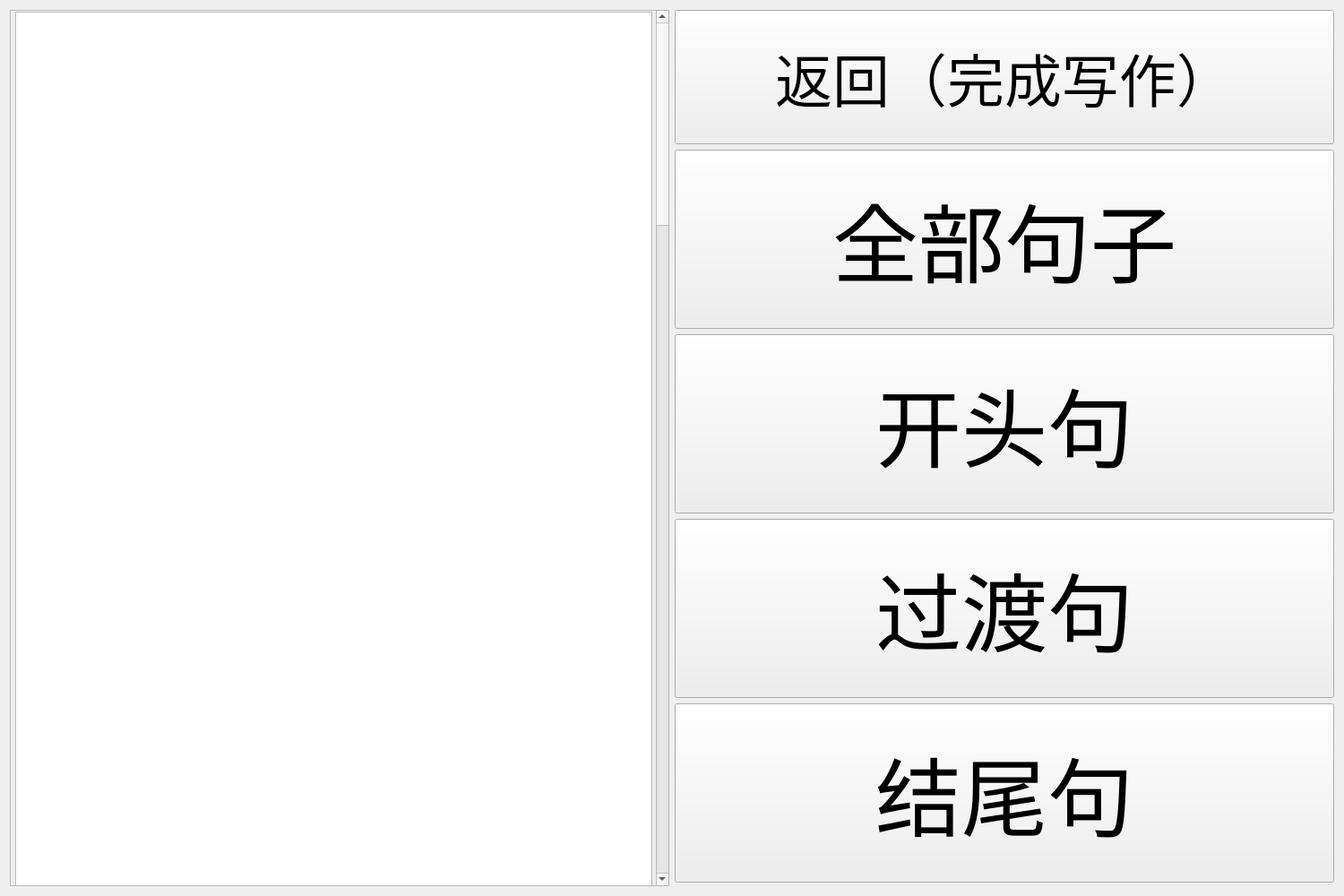
<?xml version="1.0" encoding="UTF-8"?>
<ui version="4.0">
 <class>Form</class>
 <widget class="QWidget" name="Form">
  <property name="geometry">
   <rect>
    <x>0</x>
    <y>0</y>
    <width>1500</width>
    <height>1000</height>
   </rect>
  </property>
  <property name="minimumSize">
   <size>
    <width>1500</width>
    <height>1000</height>
   </size>
  </property>
  <property name="windowTitle">
   <string>Writer</string>
  </property>
  <property name="windowIcon">
   <iconset>
    <normaloff>pic.jpg</normaloff>pic.jpg</iconset>
  </property>
  <layout class="QHBoxLayout" name="horizontalLayout">
   <item>
    <widget class="QScrollArea" name="scrollArea">
     <property name="widgetResizable">
      <bool>true</bool>
     </property>
     <widget class="QWidget" name="scrollAreaWidgetContents">
      <property name="geometry">
       <rect>
        <x>0</x>
        <y>0</y>
        <width>723</width>
        <height>10000</height>
       </rect>
      </property>
      <property name="minimumSize">
       <size>
        <width>0</width>
        <height>10000</height>
       </size>
      </property>
      <widget class="QTextBrowser" name="textBrowser">
       <property name="geometry">
        <rect>
         <x>5</x>
         <y>1</y>
         <width>711</width>
         <height>10000</height>
        </rect>
       </property>
       <property name="minimumSize">
        <size>
         <width>0</width>
         <height>10000</height>
        </size>
       </property>
       <property name="font">
        <font>
         <family>方正正黑简体</family>
         <pointsize>14</pointsize>
        </font>
       </property>
      </widget>
     </widget>
    </widget>
   </item>
   <item>
    <layout class="QVBoxLayout" name="verticalLayout">
     <item>
      <widget class="QPushButton" name="pushButton_5">
       <property name="minimumSize">
        <size>
         <width>0</width>
         <height>150</height>
        </size>
       </property>
       <property name="font">
        <font>
         <family>方正正黑简体</family>
         <pointsize>48</pointsize>
        </font>
       </property>
       <property name="text">
        <string>返回（完成写作）</string>
       </property>
      </widget>
     </item>
     <item>
      <widget class="QPushButton" name="pushButton_4">
       <property name="sizePolicy">
        <sizepolicy hsizetype="Expanding" vsizetype="Fixed">
         <horstretch>0</horstretch>
         <verstretch>0</verstretch>
        </sizepolicy>
       </property>
       <property name="minimumSize">
        <size>
         <width>0</width>
         <height>200</height>
        </size>
       </property>
       <property name="font">
        <font>
         <family>方正正黑简体</family>
         <pointsize>72</pointsize>
        </font>
       </property>
       <property name="text">
        <string>全部句子</string>
       </property>
      </widget>
     </item>
     <item>
      <widget class="QPushButton" name="pushButton_3">
       <property name="minimumSize">
        <size>
         <width>0</width>
         <height>200</height>
        </size>
       </property>
       <property name="font">
        <font>
         <family>方正正黑简体</family>
         <pointsize>72</pointsize>
        </font>
       </property>
       <property name="text">
        <string>开头句</string>
       </property>
      </widget>
     </item>
     <item>
      <widget class="QPushButton" name="pushButton">
       <property name="minimumSize">
        <size>
         <width>0</width>
         <height>200</height>
        </size>
       </property>
       <property name="font">
        <font>
         <family>方正正黑简体</family>
         <pointsize>72</pointsize>
        </font>
       </property>
       <property name="text">
        <string>过渡句</string>
       </property>
      </widget>
     </item>
     <item>
      <widget class="QPushButton" name="pushButton_2">
       <property name="minimumSize">
        <size>
         <width>0</width>
         <height>200</height>
        </size>
       </property>
       <property name="font">
        <font>
         <family>方正正黑简体</family>
         <pointsize>72</pointsize>
        </font>
       </property>
       <property name="text">
        <string>结尾句</string>
       </property>
      </widget>
     </item>
    </layout>
   </item>
  </layout>
 </widget>
 <resources/>
 <connections/>
</ui>
